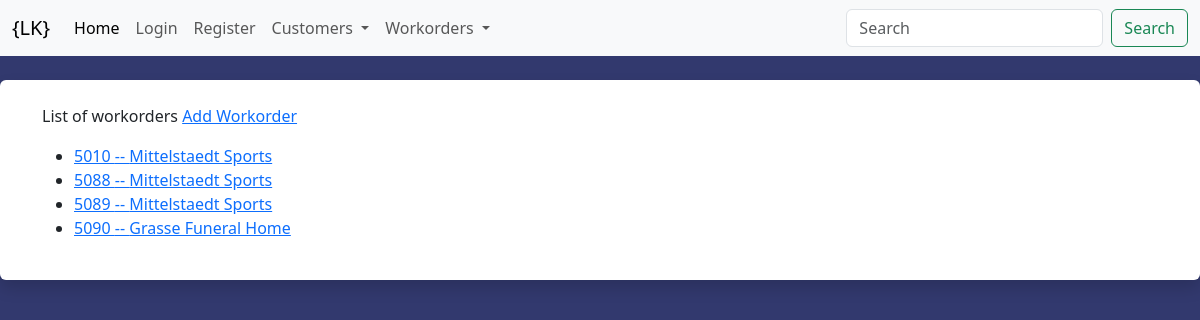
Screenshot of /workorders/workorders/ with the database file from the repository.
### workorders/models.py (models this page shows, shortened)
class Workorder(models.Model):
    customer = models.ForeignKey(Customer, blank=False, null=False, on_delete=models.CASCADE, related_name='workorders')
    contact = models.ForeignKey(Contact, blank=True, null=True, on_delete=models.SET_NULL)
    hr_customer = models.CharField('Customer Name', max_length=100, blank=True, null=True,)
    hr_contact = models.CharField('Contact Name', max_length=100, blank=True, null=True,)
    workorder = models.CharField('Workorder', max_length=100, blank=False, null=False, unique=True)
    internal_company = models.CharField('Internal Company', choices=[('LK Design', 'LK Design'), ('Krueger Printing', 'Krueger Printing')], max_length=100, blank=False, null=False)
    description = models.CharField('Description', max_length=100, blank=True, null=True)
    deadline = models.DateField('Deadline', blank=True, null=True)
    po_number = models.CharField('PO Number', max_length=100, blank=True, null=True)
    budget = models.CharField('Budget', max_length=100, blank=True, null=True)
    quoted_price = models.CharField('Quoted Price', max_length=100, blank=True, null=True)
    original_order = models.CharField('Original Order', max_length=100, blank=True, null=True)
    lk_workorder = models.CharField('LK Workorder', max_length=100, blank=True, null=True)
    printleader_workorder = models.CharField('Printleader', max_length=100, blank=True, null=True)
    def get_absolute_url(self):
        return reverse("workorders:overview", kwargs={"id": self.workorder})

### workorders/views.py (the view)
# urls.py: path("workorders/", workorder_list, name='workorder_list'),
def workorder_list(request):
    workorder = Workorder.objects.all().exclude(workorder=1111)
    context = {
        'workorders': workorder,
    }
    return render(request, 'workorders/list.html', context)

### templates/workorders/list.html
{% extends "base.html" %}
{% load crispy_forms_tags %}
{% block content %}
List of workorders
<a href="{% url 'workorders:createbase' %}">Add Workorder</a>
<p><ul>
    {% for x in  workorders %}
    <li><a href='{{ x.get_absolute_url }}'>{{ x.workorder }} -- {{ x.hr_customer }}</a></li>
    {% endfor %}
    </ul></p>
{% endblock content %}

### templates/base.html (style rules this page uses)
body { background: #32396e; }

### rows the page displays
Workorder: workorder "5010", hr_customer "Mittelstaedt Sports"
Workorder: workorder "5088", hr_customer "Mittelstaedt Sports"
Workorder: workorder "5089", hr_customer "Mittelstaedt Sports"
Workorder: workorder "5090", hr_customer "Grasse Funeral Home"
